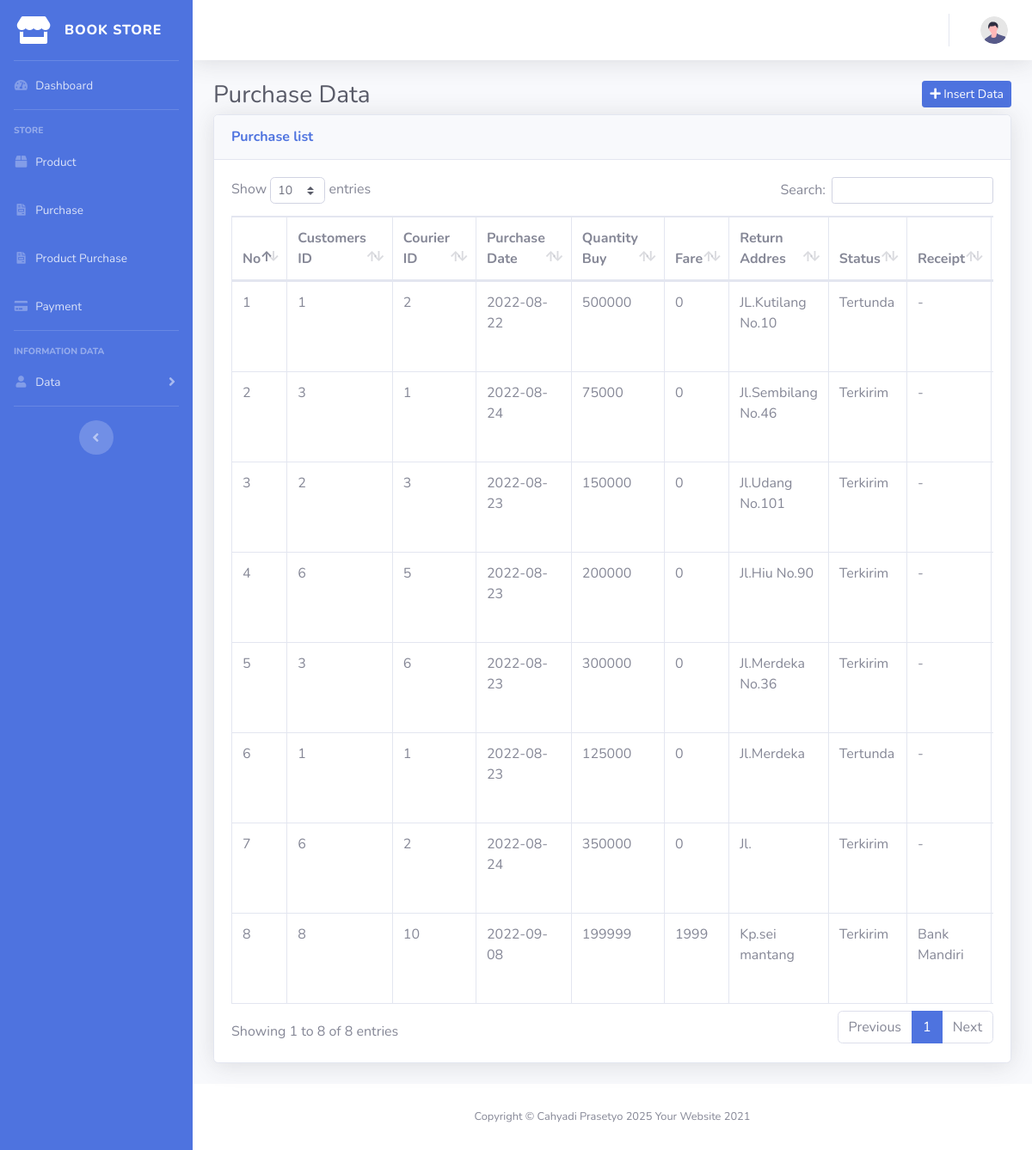
Screenshot of /client/purchase.php (signed in) with the database file from the repository.
### tables this page shows
CREATE TABLE `pembelian` (
  `id_pembelian` int(11) NOT NULL,
  `id_pelanggan` int(11) NOT NULL,
  `id_kurir` int(11) NOT NULL,
  `tanggal_pembelian` date NOT NULL DEFAULT current_timestamp(),
  `total_pembelian` int(11) NOT NULL,
  `tarif` int(11) NOT NULL,
  `alamat_pengirim` text NOT NULL,
  `status_pembelian` varchar(100) NOT NULL,
  `resi_pengiriman` varchar(50) DEFAULT NULL
);

### client/purchase.php (the view, shortened to what this page needs)
<?php require "template/sidebar.php" ;?>
    <div class="container-fluid">
    <div class="clearfix">
        <div class="float-left">
            <h1 class="h3 m-0 text-gray-800">
                Purchase Data
            </h1>
        </div>
        <div class="float-right">
            <a href="../page/purchase.php" class="btn btn-primary btn-sm mb-2"><i class="fa fa-plus"></i> Insert Data</a>
        </div>
    </div>
        <div class="card shadow mb-4">
            <div class="card-header py-3">
                <h6 class="m-0 font-weight-bold text-primary">Purchase list</h6>
            </div>
            <div class="card-body">
                <div class="table-responsive">
                    <table class="table table-bordered" id="dataTable" width="100%" cellspacing="0">
                        <thead>
                            <tr>
                                <th>No</th>
                                <th>Customers ID</th>
                                <th>Courier ID</th>
                                <th>Purchase Date</th>
                                <th>Quantity Buy</th>
                                <th>Fare</th>
                                <th>Return Addres</th>
                                <th>Status</th>
                                <th>Receipt</th>
                            </tr>
                        </thead>
                        <tbody>
                            <tr>
                                <?php
                                    require "../koneksi.php";
                                    $no = 1;
                                    $data = mysqli_query($conn,"select * from pembelian ");
                                    while($d=mysqli_fetch_assoc($data)){
                                        $nama = $d['id_pelanggan'];
                                        $nama1 = $d['id_kurir'];
                                        $tgl = $d['tanggal_pembelian'];
                                        $total = $d['total_pembelian'];
                                        $tarif = $d['tarif'];
                                        $alamat = $d['alamat_pengirim'];
                                        $status = $d['status_pembelian'];
                                        $resi = $d['resi_pengiriman'];
                                ?>
                                <td><?= $no++;?></td>
                                <td><?= $nama; ?></td>
                                <td><?= $nama1;?></td>
                                <td><?= $tgl; ?></td>
                                <td><?= $total; ?> </td>
                                <td><?= $tarif; ?></td>
                                <td><?= $alamat;?></td>
                                <td><?= $status;?></td>
                                <td><?= $resi;?></td>
                            </tr>
                            <?php } ?>
                        </tbody>
                    </table>
                </div>
            </div>
        </div>
    </div>
<?php require "template/footer.php" ;?>

### rows the page displays
pembelian: id_pelanggan "1", id_kurir "2", tanggal_pembelian "2022-08-22", total_pembelian "500000", tarif "0", alamat_pengirim "JL.Kutilang No.10", status_pembelian "Tertunda", resi_pengiriman "-"
pembelian: id_pelanggan "3", id_kurir "1", tanggal_pembelian "2022-08-24", total_pembelian "75000", tarif "0", alamat_pengirim "Jl.Sembilang No.46", status_pembelian "Terkirim", resi_pengiriman "-"
pembelian: id_pelanggan "2", id_kurir "3", tanggal_pembelian "2022-08-23", total_pembelian "150000", tarif "0", alamat_pengirim "Jl.Udang No.101", status_pembelian "Terkirim", resi_pengiriman "-"
pembelian: id_pelanggan "6", id_kurir "5", tanggal_pembelian "2022-08-23", total_pembelian "200000", tarif "0", alamat_pengirim "Jl.Hiu No.90", status_pembelian "Terkirim", resi_pengiriman "-"
pembelian: id_pelanggan "3", id_kurir "6", tanggal_pembelian "2022-08-23", total_pembelian "300000", tarif "0", alamat_pengirim "Jl.Merdeka No.36", status_pembelian "Terkirim", resi_pengiriman "-"
pembelian: id_pelanggan "1", id_kurir "1", tanggal_pembelian "2022-08-23", total_pembelian "125000", tarif "0", alamat_pengirim "Jl.Merdeka", status_pembelian "Tertunda", resi_pengiriman "-"
pembelian: id_pelanggan "6", id_kurir "2", tanggal_pembelian "2022-08-24", total_pembelian "350000", tarif "0", alamat_pengirim "Jl.", status_pembelian "Terkirim", resi_pengiriman "-"
pembelian: id_pelanggan "8", id_kurir "10", tanggal_pembelian "2022-09-08", total_pembelian "199999", tarif "1999", alamat_pengirim "Kp.sei mantang", status_pembelian "Terkirim", resi_pengiriman "Bank Mandiri"
